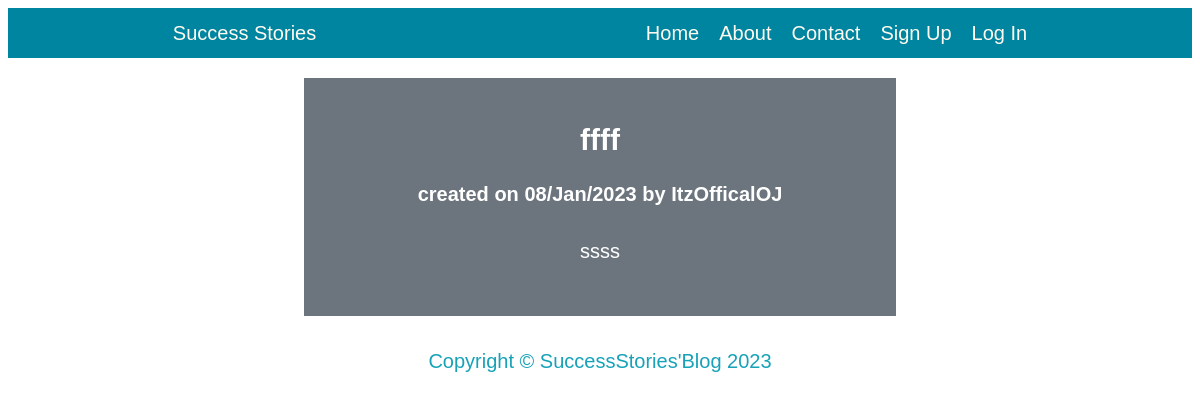
The app's page /post/1/ with its own data.
### app.py (models this page shows, shortened)
class Post(db.Model):
    __tablename__ = "posts"
    id = db.Column(db.Integer, primary_key=True)
    title = db.Column(db.String(80), nullable=False)
    content = db.Column(db.String, nullable=False)
    created_on = db.Column(db.DateTime, default=datetime.now())
    user_id = db.Column(db.Integer, db.ForeignKey("users.id"), unique=False, nullable=False)
    author = db.Column(db.String, nullable=False)
    created_by = db.relationship("User", back_populates="post_by")

### app.py (the view)
@app.route('/post/<int:id>/')
def post(id):
    post = Post.query.get_or_404(id)
    context = {
        "post": post
    }
    return render_template('post.html', **context)

### templates/post.html (shortened to what this page needs)
{% extends 'layout.html' %} {% block content %}
<div style="background-color:#6c757d;color:white;padding:20px;">
    <h2>{{post.title}}</h2>
    <h4>created on {{post.created_on.strftime('%d/%b/%Y')}}  by {{post.author}}</h4>
    <p>{{post.content}}</p>
 {% endblock content %}

### static/css/clean-blog.css (style rules this page uses)
* { font-family: Arial, Helvetica, sans-serif; box-sizing: border-box; }
body { font-size:20px; color:#212529; text-align: center; font-family:Lora,'Times New Roman',serif, }
p { line-height:1.5;margin:30px 0 }

### records on screen
Post: title "ffff", created_on "08/Jan/2023", author "ItzOfficalOJ", content "ssss"
